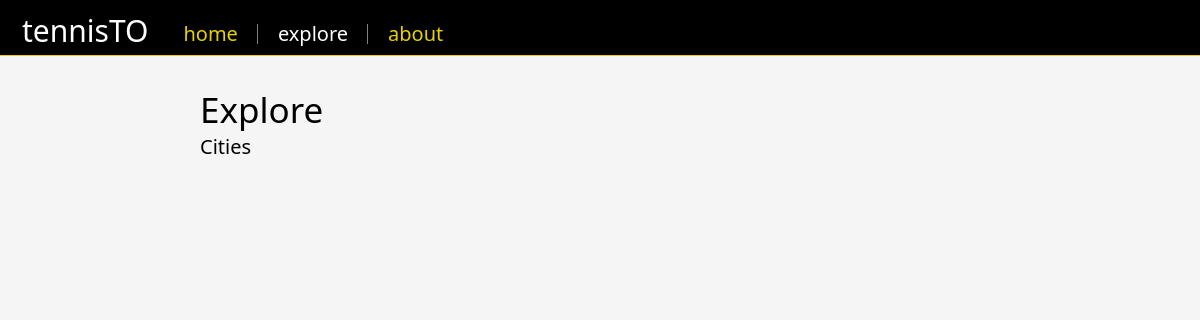
The page /explore/ on the database as committed earlier.
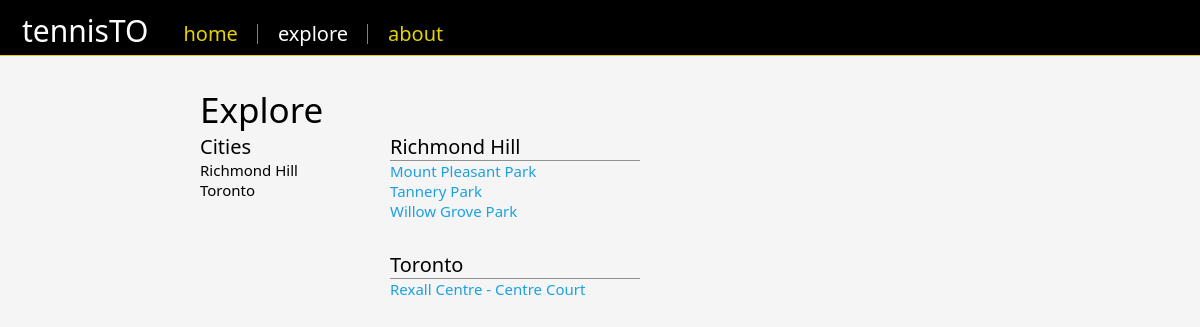
The same page on the database as committed later.
### CourtInfo/models.py (models this page shows, shortened)
class City(models.Model):
    name = models.CharField(max_length=100)
    province = models.ForeignKey(Province)
    def sorted_courts(self):
        return self.court_set.order_by('name')
    class Meta:
        verbose_name = 'city'
        verbose_name_plural = 'cities'

class Court(models.Model):
    name = models.CharField(max_length=100)
    street_address = models.CharField(max_length=150, blank=True)
    city = models.ForeignKey(City)
    geo_position = GeopositionField()
    slug = models.SlugField(unique=True)
    photosynth_url = models.URLField(blank=True)
    fallback_image_url = models.URLField(blank=True)
    is_public = models.BooleanField(default=True)
    court_info = models.TextField(blank=True)
    court_condition = models.TextField(blank=True)
    class Meta:
        verbose_name = 'court'
        verbose_name_plural = 'courts'

### Explore/views.py (the view)
def index(request):
    courts = Court.objects.all()
    cities = City.objects.all().order_by('name')
    context = {
        'is_explore_page': True,
        'cities': cities
    }
    return render(request, 'Explore/explore_main.html', context)

### Explore/templates/Explore/explore_main.html (shortened to what this page needs)
{% extends "base.html" %}
{% block content %}
<div id="contentDiv" style="width:800px; margin-left:auto; margin-right:auto; margin-top:30px;">
  <div style="font-size:35px;">
    Explore
  </div>
  <div style="float:left; width:190px;">
    <div class="TextTitle2Style">
      Cities
    </div>
    {% for city in cities %}
      <div class="TextNormalStyle">
      {{ city.name }}
      </div>
    {% endfor %}
  </div>
  <div style="float:left; width:610px;">
    {% for city in cities %}
      <div class="TextTitle2Style" style="border-bottom:solid 1px #919191; width:250px;">
      {{ city.name }}
      </div>
      {% for court in city.sorted_courts %}
        <div class="TextNormalStyle">
        <a href="/courts/view/{{ court.slug }}/"> {{ court.name }} </a>
        </div>
      {% endfor %}
      <div class="SpacerLarge"> </div>
    {% endfor %}
  </div>
</div>
{% endblock %}

Rows that differ between the two databases and show on the page:
added City: name "Richmond Hill"
added City: name "Toronto"
now on this page (row edited): Court: name "Mount Pleasant Park", shown under "Richmond Hill"
now on this page (row edited): Court: name "Tannery Park", shown under "Richmond Hill"
now on this page (row edited): Court: name "Willow Grove Park", shown under "Richmond Hill"
now on this page (row edited): Court: name "Rexall Centre - Centre Court", shown under "Toronto"
